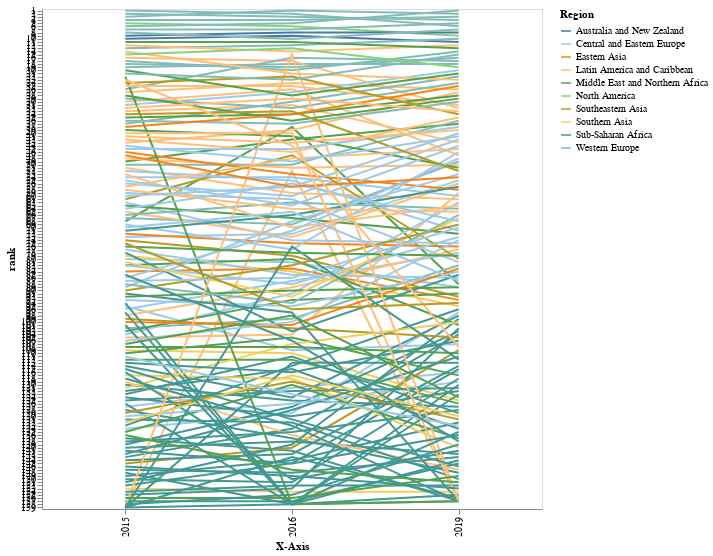

Notebook code for this chart:
### Code cell
#hide
altair_data = copy.deepcopy(happiness_data_yearly)


### data manipulation for chart
reshaped_df_2 = altair_data[['Country','Region','2015','2016','2019']]
reshaped_df_2 = reshaped_df_2.melt(id_vars=['Country','Region'])
reshaped_df_2 = reshaped_df_2.rename(columns={'variable':'X-Axis',
                                          'value':'Selected Year'})


### start drawing chart
chart = alt.Chart(reshaped_df_2)


    ## dropdown
select_box = alt.binding_select(options=list(reshaped_df_2['X-Axis'].unique()))
selection_dropdown = alt.selection_single(name='Select Year for', fields=['X-Axis'], 
                                          bind=select_box,
                                          init={'X-Axis': '2015'})

selection1 = alt.selection_multi(fields=['Region'], bind='legend')

chart.mark_line().encode(
    x="X-Axis:N", 
    y="rank:O", 
    color = alt.condition(selection1, "Region:N", alt.value('lightgray'),scale=alt.Scale(scheme='tableau20')), 
    detail = "Country:N",
    opacity=alt.condition(selection1, alt.value(1), alt.value(0.1))
).transform_window(
    rank="rank()",
    sort=[
        alt.SortField("Selected Year", order="descending")
    ],
    groupby=["X-Axis"],
).add_selection(
    selection_dropdown,
    selection1
).properties(
    height=500,
    width=500
)

### Figure 1 — Vega-Lite specification as saved in the notebook (floating-point values rounded to 4 significant figures; data arrays with more than 128 entries replaced by an {"elided": "..."} marker saying what was removed)
{"config": {"view": {"continuousWidth": 400, "continuousHeight": 300}}, "data": {"name": "data-045f5b38d42f74864c0584a446b09e07"}, "mark": "line", "encoding": {"color": {"condition": {"type": "nominal", "field": "Region", "scale": {"scheme": "tableau20"}, "selection": "selector002"}, "value": "lightgray"}, "detail": {"type": "nominal", "field": "Country"}, "opacity": {"condition": {"value": 1, "selection": "selector002"}, "value": 0.1}, "x": {"type": "nominal", "field": "X-Axis"}, "y": {"type": "ordinal", "field": "rank"}}, "height": 500, "selection": {"Select Year for": {"type": "single", "fields": ["X-Axis"], "bind": {"input": "select", "options": ["2015", "2016", "2019"]}, "init": {"X-Axis": "2015"}}, "selector002": {"type": "multi", "fields": ["Region"], "bind": "legend"}}, "transform": [{"window": [{"op": "rank", "field": "", "as": "rank"}], "groupby": ["X-Axis"], "sort": [{"field": "Selected Year", "order": "descending"}]}], "width": 500, "$schema": "https://vega.github.io/schema/vega-lite/v4.8.1.json", "datasets": {"data-045f5b38d42f74864c0584a446b09e07": {"elided": "492 records"}}}
